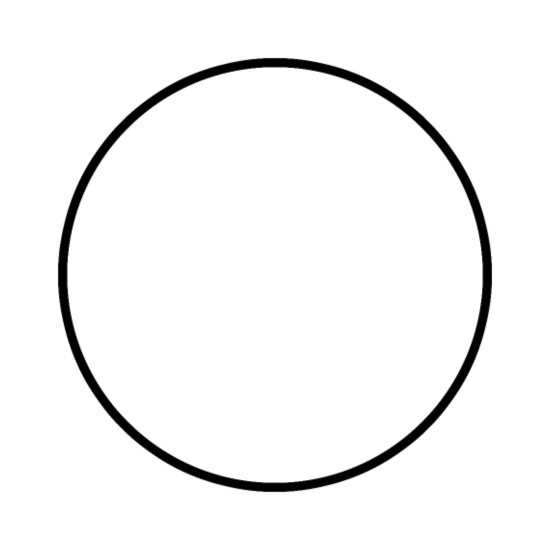
%> input picture Tarea07/circle.png, 550 x 550 px
$ octave Tarea07.m   (GNU Octave 9; MATLAB toolbox functions it lacks are replaced by stand-ins)
%> lines starting %> are read from the running program, lines starting %| are printed output that depends on the picture
% Read the image
datos=imread('circle.png');
%> datos is the input picture: size 550x550x3 uint8; min 0, max 255, mean 244.8
% Genterate double image
datos2=double(datos);
% transformada inversa de fourier
d=ifftshift(datos2);
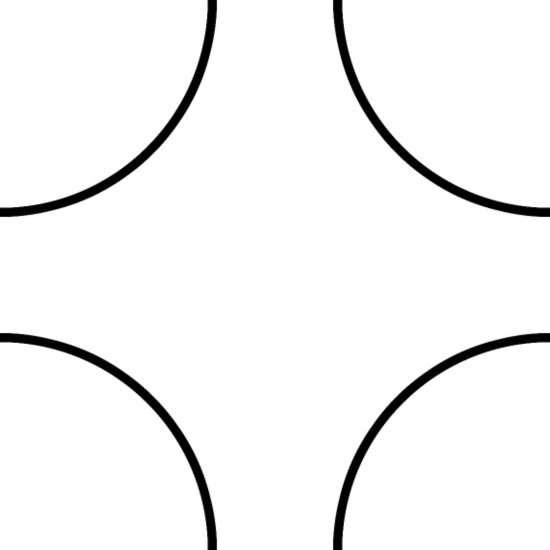
%> d: size 550x550x3 double; min 0, max 255, mean 244.8; mean of the top-left, top-right, bottom-left and bottom-right quarters 244.8, 244.8, 244.8, 244.8
f=ifft2(d);
f2=fftshift(f);
figure()
subplot(1,2,1)
imagesc(datos),title('Dominio espacial');
subplot(1,2,2)
imagesc(abs(f2)),title('Dominio de la frecuencia');
%> after `title('Dominio de la frecuencia')`:
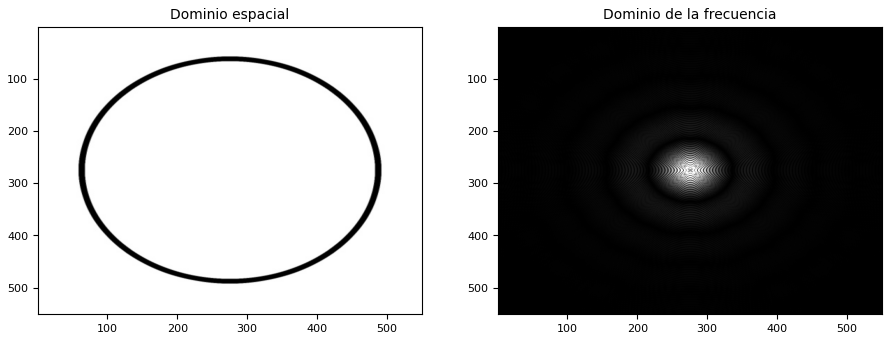
%> figure redrawn from the program's plot data, 2 panels
